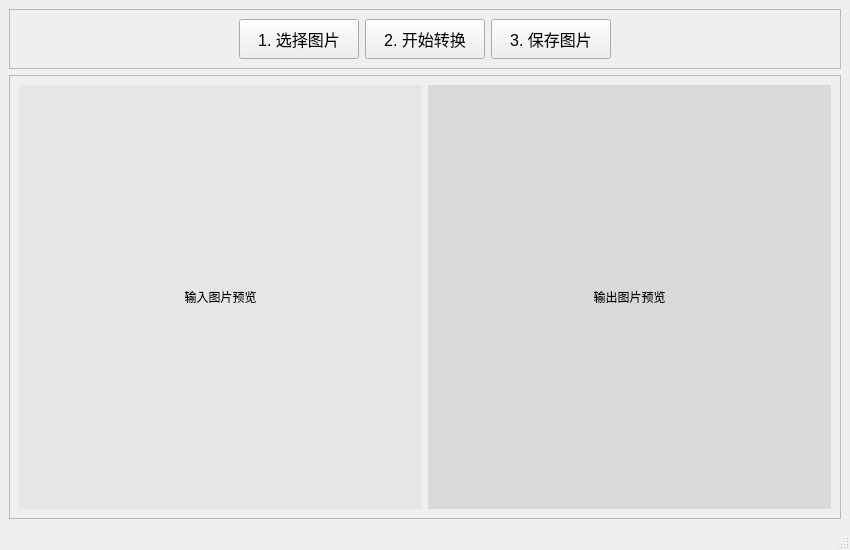
<?xml version="1.0" encoding="UTF-8"?>
<ui version="4.0">
 <class>MainWindow</class>
 <widget class="QMainWindow" name="MainWindow">
  <property name="geometry">
   <rect>
    <x>0</x>
    <y>0</y>
    <width>850</width>
    <height>550</height>
   </rect>
  </property>
  <property name="windowTitle">
   <string>RKNN GAN 处理工具 (C++/Qt)</string>
  </property>
  <widget class="QWidget" name="centralwidget">
   <layout class="QVBoxLayout" name="verticalLayout">
    <item>
     <widget class="QFrame" name="topFrame">
      <property name="frameShape">
       <enum>QFrame::StyledPanel</enum>
      </property>
      <property name="frameShadow">
       <enum>QFrame::Raised</enum>
      </property>
      <layout class="QHBoxLayout" name="horizontalLayout">
       <item>
        <spacer name="horizontalSpacer_1">
         <property name="orientation">
          <enum>Qt::Horizontal</enum>
         </property>
         <property name="sizeHint" stdset="0">
          <size>
           <width>40</width>
           <height>20</height>
          </size>
         </property>
        </spacer>
       </item>
       <item>
        <widget class="QPushButton" name="selectButton">
         <property name="minimumSize">
          <size>
           <width>120</width>
           <height>40</height>
          </size>
         </property>
         <property name="font">
          <font>
           <pointsize>12</pointsize>
          </font>
         </property>
         <property name="text">
          <string>1. 选择图片</string>
         </property>
        </widget>
       </item>
       <item>
        <widget class="QPushButton" name="runButton">
         <property name="minimumSize">
          <size>
           <width>120</width>
           <height>40</height>
          </size>
         </property>
         <property name="font">
          <font>
           <pointsize>12</pointsize>
          </font>
         </property>
         <property name="text">
          <string>2. 开始转换</string>
         </property>
        </widget>
       </item>
       <item>
        <widget class="QPushButton" name="saveButton">
         <property name="minimumSize">
          <size>
           <width>120</width>
           <height>40</height>
          </size>
         </property>
         <property name="font">
          <font>
           <pointsize>12</pointsize>
          </font>
         </property>
         <property name="text">
          <string>3. 保存图片</string>
         </property>
        </widget>
       </item>
       <item>
        <spacer name="horizontalSpacer_2">
         <property name="orientation">
          <enum>Qt::Horizontal</enum>
         </property>
         <property name="sizeHint" stdset="0">
          <size>
           <width>40</width>
           <height>20</height>
          </size>
         </property>
        </spacer>
       </item>
      </layout>
     </widget>
    </item>
    <item>
     <widget class="QFrame" name="imageFrame">
      <property name="sizePolicy">
       <sizepolicy hsizetype="Preferred" vsizetype="Expanding">
        <horstretch>0</horstretch>
        <verstretch>0</verstretch>
       </sizepolicy>
      </property>
      <property name="frameShape">
       <enum>QFrame::StyledPanel</enum>
      </property>
      <property name="frameShadow">
       <enum>QFrame::Raised</enum>
      </property>
      <layout class="QHBoxLayout" name="horizontalLayout_2">
       <item>
        <widget class="QLabel" name="inputImageLabel">
         <property name="styleSheet">
          <string notr="true">background-color: rgb(230, 230, 230);</string>
         </property>
         <property name="text">
          <string>输入图片预览</string>
         </property>
         <property name="alignment">
          <set>Qt::AlignCenter</set>
         </property>
        </widget>
       </item>
       <item>
        <widget class="QLabel" name="outputImageLabel">
         <property name="styleSheet">
          <string notr="true">background-color: rgb(217, 217, 217);</string>
         </property>
         <property name="text">
          <string>输出图片预览</string>
         </property>
         <property name="alignment">
          <set>Qt::AlignCenter</set>
         </property>
        </widget>
       </item>
      </layout>
     </widget>
    </item>
   </layout>
  </widget>
  <widget class="QMenuBar" name="menubar">
   <property name="geometry">
    <rect>
     <x>0</x>
     <y>0</y>
     <width>850</width>
     <height>21</height>
    </rect>
   </property>
  </widget>
  <widget class="QStatusBar" name="statusbar"/>
 </widget>
 <resources/>
 <connections/>
</ui>
